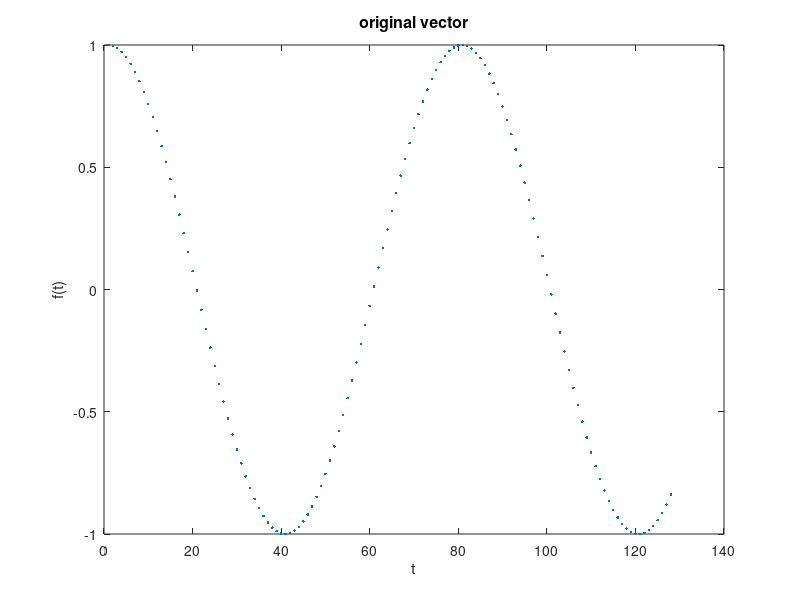

MATLAB code for this plot: (Note: this script raises an error after producing the figure.)
close all
clear
clc

addpath('./wavelets');
addpath('./funktionen');

%Signal
vec=cos(linspace(0,10,128));
%vec=rand(256,1);

fig11=figure(11);set(fig11,'Numbertitle','off','Name','original vector'); clf; plot(vec,'.');xlabel('t');ylabel('f(t)');title('\fontsize{16}original vector');

%----- haar
forward_haar = wave_1d_multi(vec,'haar',5);
back_haar = iwave_1d_multi(forward_haar,'haar',5);

%display result
fig1=figure(1);set(fig1,'Numbertitle','off','Name','haar wavelet transform'); clf; plot(forward_haar,'.');xlabel('t');ylabel('f(t)');title('\fontsize{16}haar wavelet transform');
fig2=figure(2);set(fig2,'Numbertitle','off','Name','haar reconstructed image'); clf; plot(back_haar,'.');xlabel('t');ylabel('f(t)');title('\fontsize{16}haar reconstructed image');

%----- db04
forward_db04 = wave_1d_multi(vec,'db04',5);
back_db04 = iwave_1d_multi(forward_db04,'db04',5);

%display result
fig3=figure(3);set(fig3,'Numbertitle','off','Name','daubechies 4 transform'); clf; plot(forward_db04,'.');xlabel('t');ylabel('f(t)');title('\fontsize{16}daubechies 4 transform');
fig4=figure(4);set(fig4,'Numbertitle','off','Name','daubechies 4 reconstructed'); clf; plot(back_db04,'.');xlabel('t');ylabel('f(t)');title('\fontsize{16}daubechies 4 reconstructed');

%----- dft and dct
forward_fft = abs( fftshift( fft(vec) * sqrt(numel(vec)) ) );
forward_dct = dct(vec);

%display result
fig5=figure(5);set(fig5,'Numbertitle','off','Name','Absolute value of Fast Fourier Transform'); clf; plot(forward_fft,'.');xlabel('t');ylabel('f(t)');title('\fontsize{16}Absolute value of Fast Fourier Transform');
fig6=figure(6);set(fig6,'Numbertitle','off','Name','Discrete Cosine Transform II'); clf; plot(forward_dct,'.');xlabel('t');ylabel('f(t)');title('\fontsize{16}Discrete Cosine Transform II');
